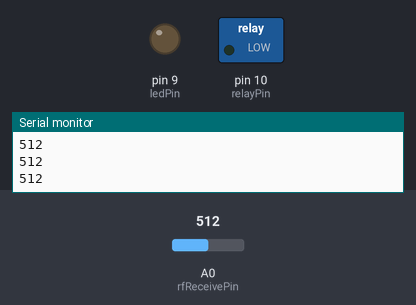
Simulated run of this sketch. Board: Arduino Uno, built with avr-gcc and run on an emulated ATmega328P. Parts: switched loads named in the sketch (green lamp = pin HIGH), output pins drawn as LEDs (lit = HIGH), the last lines printed to the serial monitor. The test bench sets the inputs (shaded band); at power-on: A0 (rfReceivePin) = 512.

Above: at 1.2 s.
1.3 s: A0 (rfReceivePin) set to 21
2.8 s: A0 (rfReceivePin) set to 18
At 3.9 s:
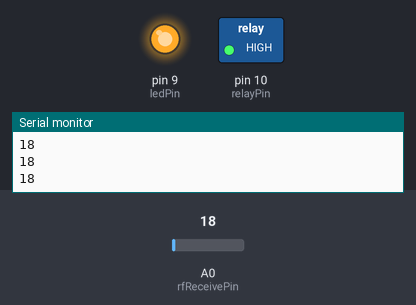
4.3 s: A0 (rfReceivePin) set to 62
5.8 s: A0 (rfReceivePin) set to 75
At 6.2 s:
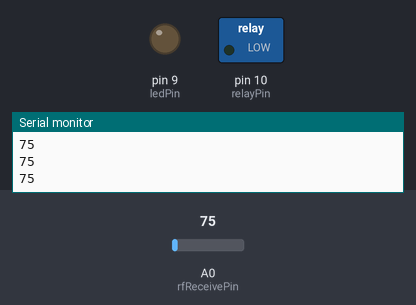
7.3 s: A0 (rfReceivePin) set to 10
At 7.6 s:
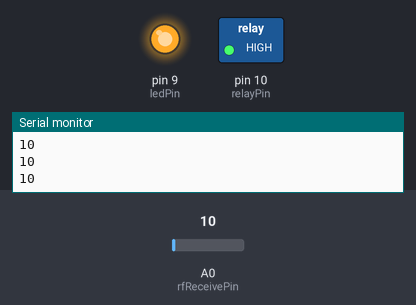
Timing chart, 0 to 9.8 s (numbered marks = the images above; inputs shaded):
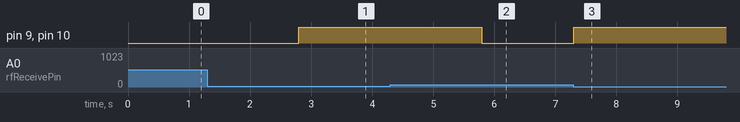

Measured:
- the behaviour switches between 20 and 19 on A0 (rfReceivePin) (found by bisection; images 0 and 1)
- the behaviour switches between 70 and 71 on A0 (rfReceivePin) (found by bisection; images 1 and 2)
- after the input at 2.8 s, pin 9 (ledPin), pin 10 (relayPin): LOW → HIGH at once
- after the input at 5.8 s, pin 9 (ledPin), pin 10 (relayPin): HIGH → LOW at once
- after the input at 7.3 s, pin 9 (ledPin), pin 10 (relayPin): LOW → HIGH at once

The sketch:

RFBlink.ino
```cpp
/*
  RF Blink - Receiver sketch
     Written by ScottC 17 Jun 2014
     Arduino IDE version 1.0.5
     Website: http://arduinobasics.blogspot.com
     Receiver: XY-MK-5V
     Description: A simple sketch used to test RF transmission/receiver.
 ------------------------------------------------------------- */

 #define rfReceivePin A0  //RF Receiver pin = Analog pin 0
 #define ledPin 9       //Onboard LED = digital pin 13
 #define relayPin 10      //Onboard LED = digital pin 13

 unsigned int data = 0;   // variable used to store received data
 const unsigned int upperThreshold = 70;  //upper threshold value
 const unsigned int lowerThreshold = 20;  //lower threshold value
 const unsigned int upperThreshold1 = 70;  //upper threshold value
 const unsigned int lowerThreshold1 = 20;  //lower threshold value

 void setup(){
   pinMode(ledPin, OUTPUT);
   pinMode(relayPin, OUTPUT);
   Serial.begin(9600);
 }

 void loop(){
   data=analogRead(rfReceivePin);    //listen for data on Analog pin 0

    if(data>upperThreshold){
     digitalWrite(ledPin, LOW);   //If a LOW signal is received, turn LED OFF
     Serial.println(data);
   }

   if(data<lowerThreshold){
     digitalWrite(ledPin, HIGH);   //If a HIGH signal is received, turn LED ON
     Serial.println(data);
   }
    if(data>upperThreshold1){
     digitalWrite(relayPin, LOW);   //If a LOW signal is received, turn LED OFF
   }

   if(data<lowerThreshold1){
     digitalWrite(relayPin, HIGH);   //If a HIGH signal is received, turn LED ON
   }
 }
```
